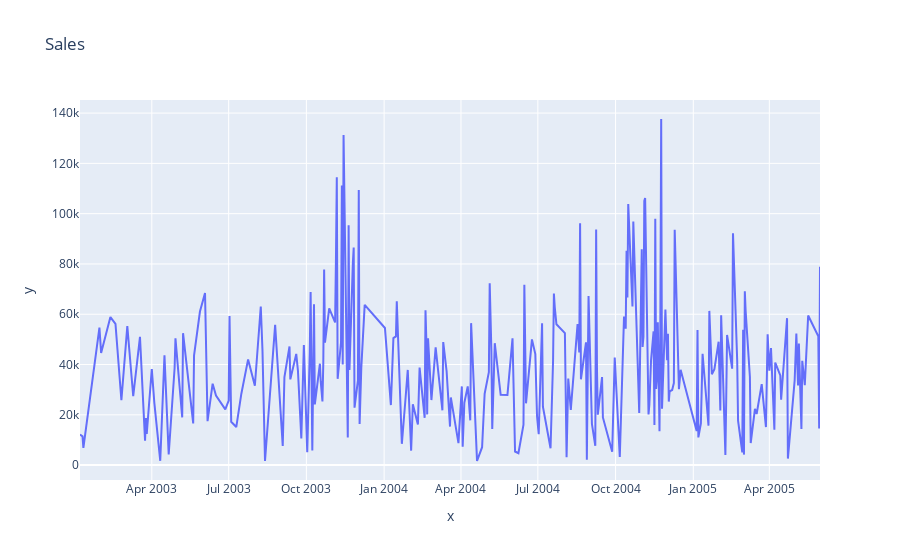

Notebook cell for this chart:
### Markdown cell above
Podemos ver que las fechas donde hay mas compras son 2 ultimos meses del año

### Code cell
fig = px.line(x = df_group.index, y = df_group.SALES, title = 'Sales')
fig.show()

### Figure 1 — Plotly figure (JSON) as saved in the notebook; plotly's stock layout.template omitted (floating-point values rounded to 4 significant figures; data arrays with more than 128 entries replaced by an {"elided": "..."} marker saying what was removed)
{"data": [{"hovertemplate": "x=%{x}<br>y=%{y}<extra></extra>", "legendgroup": "", "line": {"color": "#636efa", "dash": "solid"}, "marker": {"symbol": "circle"}, "mode": "lines", "name": "", "orientation": "v", "showlegend": false, "type": "scatter", "x": {"elided": "252 str values"}, "xaxis": "x", "y": {"elided": "252 float values"}, "yaxis": "y"}], "layout": {"legend": {"tracegroupgap": 0}, "title": {"text": "Sales"}, "xaxis": {"anchor": "y", "domain": [0, 1], "title": {"text": "x"}}, "yaxis": {"anchor": "x", "domain": [0, 1], "title": {"text": "y"}}}}
